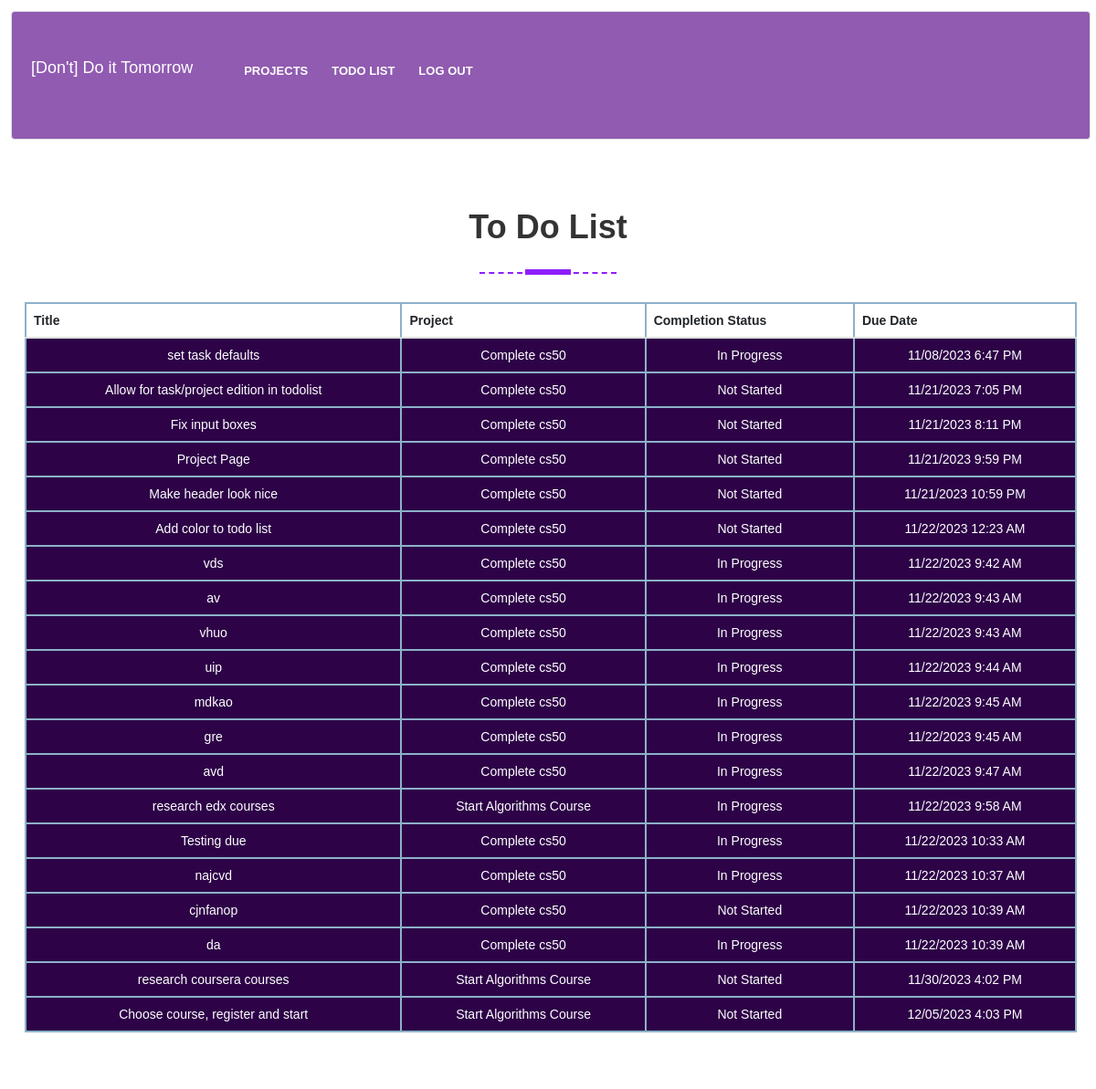
Page /timeline (signed in) on the committed database.
### tables this page shows
CREATE TABLE tasks (user_id NUMERIC NOT NULL, project_id NUMERIC NOT NULL, title TEXT NOT NULL, status TEXT NOT NULL DEFAULT 'Not started', dueDate NUMERIC NOT NULL, FOREIGN KEY(user_id) REFERENCES users(id), FOREIGN KEY(project_id) REFERENCES projects(project_id));

CREATE TABLE projects(user_id NUMERIC NOT NULL, dueDate NUMERIC NOT NULL, status TEXT NOT NULL DEFAULT 'Not started', title TEXT NOT NULL, description TEXT, project_id INTEGER PRIMARY KEY AUTOINCREMENT NOT NULL, FOREIGN KEY(user_id) REFERENCES users(id));

### app.py (the view)
@app.route("/timeline", methods=["GET", "POST"])
@login_required
def todolist():
    id = session["user_id"]
    q1 = db.execute("SELECT name FROM users WHERE id = ?", id)
    name = q1[0]["name"]
    tasks = db.execute("SELECT title, dueDate, status, project_id FROM tasks WHERE user_id = ? AND NOT status = ?", id, "Completed")
    for task in tasks:
        projectname = db.execute("SELECT title FROM projects WHERE user_id = ? AND project_id = ?", id, task["project_id"])
        task["project"] = projectname[0]["title"]
    list = sorted(tasks, key=lambda x: datetime.strptime(x['dueDate'], '%m/%d/%Y %I:%M %p'))
    return render_template("timeline.html", tasks = list)

### app.py (called while the page is built)
@app.after_request
def after_request(response):
    response.headers["Cache-Control"] = "no-cache, no-store, must-revalidate"
    response.headers["Expires"] = 0
    response.headers["Pragma"] = "no-cache"
    return response

### helpers.py (called while the page is built)
def login_required(f):
    @wraps(f)
    def decorated_function(*args, **kwargs):
        if session.get("user_id") is None:
            return redirect("/login")
        return f(*args, **kwargs)
    return decorated_function

### templates/timeline.html (shortened to what this page needs)
{% extends "layout.html" %}
{% block main %}
<div class="sectioner-header text-center">
  <h1>To Do List</h1>
</div>
<span class="line"></span>
<table style='margin-top: 30px' class="table">
    <thead>
      <tr>
        <th scope="col"> Title</th>
        <th scope="col"> Project</th>
        <th scope="col"> Completion Status</th>
        <th scope="col"> Due Date</th>
      </tr>
    </thead>
    <tbody>
      {% for row in tasks %}
      <tr>
        <td>  {{ row["title"] }}  </td>
        <td>  {{ row["project"] }}  </td>
        <td>  {{ row["status"] }}  </td>
        <td>  {{ row["dueDate"] }}  </td>
      </tr>
      {% endfor %}
    </tbody>
  </table>
{% endblock %}

### templates/layout.html (shortened to what this page needs)
<!DOCTYPE html>
<html lang="en">
    <head>
        <link href="https://cdn.jsdelivr.net/npm/bootstrap@5.1.3/dist/css/bootstrap.min.css" rel="stylesheet">
        <link rel ="stylesheet" href ="https://cdnjs.cloudflare.com/ajax/libs/twitter-bootstrap/3.3.7/css/bootstrap.min.css">
        <link rel ="stylesheet" href ="https://cdnjs.cloudflare.com/ajax/libs/bootstrap-datetimepicker/4.7.14/css/bootstrap-datetimepicker.min.css">
        <link href="/static/style.css" rel="stylesheet">
    </head>
    <body>
        <nav class="border navbar navbar-expand-md py-5">
            <div class=" navbar navbar-expand-md">
                <a class="navbar-brand" href="/">[Don't] Do it Tomorrow</a>
                <div class="collapse navbar-collapse mp-auto" id="navbar">
                    {% if session["user_id"] %}
                        <ul class="navbar-nav ms-auto mt-2">
                            <li class="nav-item"><a class="nav-link" href="/projects">Projects</a></li>
                            <li class="nav-item"><a class="nav-link" href="/timeline">Todo List</a></li>
                            <li class="nav-item"><a class="nav-link" href="/logout">Log Out</a></li>
                        </ul>
                    {% else %}
                        <ul class="navbar-nav ms-auto mt-2">
                            <li class="nav-item"><a class="nav-link" href="/register">Register</a></li>
                            <li class="nav-item"><a class="nav-link" href="/login">Log In</a></li>
                        </ul>
                    {% endif %}
                </div>
            </div>
        </nav>
        <main class="container-fluid py-5 text-center">
            {% block main %}{% endblock %}
        </main>
    </body>
</html>

### static/style.css (style rules this page uses)
* { padding:3px; margin:3px; }
body { font-family: 'Poppins', sans-serif; font-size: 14px; }
a { color:#5f0099; }
h1, h2, h3 { font-weight: 700; }
.navbar { border: none; right: 0; left: 0; width: 100%; padding: 0; height: 50%; min-height: 50%; line-height: 50px; background-color: #905bb0; z-index: 1030; }
.navbar .navbar-brand { color: #ffffff }
.navbar .nav-item { margin: 0 5px; padding: 0; }
.navbar .nav-item a { color: #fff; text-transform: uppercase; font-weight: 600; font-size: 13px; }
.navbar .nav-link { position: relative; padding: 0; }
.sectioner-header { width:69%; margin:0 auto; }
.line { height: 2px; width: 50px; background: #8e1efc; display: block; margin: 10px auto 10px; }
.line::after { content:""; position: absolute; left: 50%; width: 150px; height: 2px; border-bottom: 2px dashed #8e1efc; margin-left: -75px; }
tbody, td, tfoot, th, thead, tr { border-color: #8db1c9; border-style: solid; border-width: 2px; }
tr.pastdue { background-color: #2d0247 !important; color: #ffffff !important; }

### rows in the picture
tasks: title "set task defaults", project "Complete cs50", status "In Progress", dueDate "11/08/2023 6:47 PM"
tasks: title "Allow for task/project edition in todolist", project "Complete cs50", status "Not Started", dueDate "11/21/2023 7:05 PM"
tasks: title "Fix input boxes", project "Complete cs50", status "Not Started", dueDate "11/21/2023 8:11 PM"
tasks: title "Project Page", project "Complete cs50", status "Not Started", dueDate "11/21/2023 9:59 PM"
tasks: title "Make header look nice", project "Complete cs50", status "Not Started", dueDate "11/21/2023 10:59 PM"
tasks: title "Add color to todo list", project "Complete cs50", status "Not Started", dueDate "11/22/2023 12:23 AM"
tasks: title "vds", project "Complete cs50", status "In Progress", dueDate "11/22/2023 9:42 AM"
tasks: title "av", project "Complete cs50", status "In Progress", dueDate "11/22/2023 9:43 AM"
tasks: title "vhuo", project "Complete cs50", status "In Progress", dueDate "11/22/2023 9:43 AM"
tasks: title "uip", project "Complete cs50", status "In Progress", dueDate "11/22/2023 9:44 AM"
tasks: title "mdkao", project "Complete cs50", status "In Progress", dueDate "11/22/2023 9:45 AM"
tasks: title "gre", project "Complete cs50", status "In Progress", dueDate "11/22/2023 9:45 AM"
tasks: title "avd", project "Complete cs50", status "In Progress", dueDate "11/22/2023 9:47 AM"
tasks: title "research edx courses", project "Start Algorithms Course", status "In Progress", dueDate "11/22/2023 9:58 AM"
tasks: title "Testing due", project "Complete cs50", status "In Progress", dueDate "11/22/2023 10:33 AM"
tasks: title "najcvd", project "Complete cs50", status "In Progress", dueDate "11/22/2023 10:37 AM"
tasks: title "cjnfanop", project "Complete cs50", status "Not Started", dueDate "11/22/2023 10:39 AM"
tasks: title "da", project "Complete cs50", status "In Progress", dueDate "11/22/2023 10:39 AM"
tasks: title "research coursera courses", project "Start Algorithms Course", status "Not Started", dueDate "11/30/2023 4:02 PM"
tasks: title "Choose course, register and start", project "Start Algorithms Course", status "Not Started", dueDate "12/05/2023 4:03 PM"
